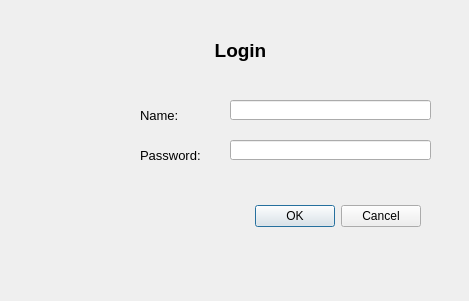
<?xml version="1.0" encoding="UTF-8"?>
<ui version="4.0">
 <class>Dialog</class>
 <widget class="QDialog" name="Dialog">
  <property name="geometry">
   <rect>
    <x>0</x>
    <y>0</y>
    <width>469</width>
    <height>301</height>
   </rect>
  </property>
  <property name="windowTitle">
   <string>Dialog</string>
  </property>
  <widget class="QDialogButtonBox" name="loginButton">
   <property name="geometry">
    <rect>
     <x>80</x>
     <y>200</y>
     <width>341</width>
     <height>32</height>
    </rect>
   </property>
   <property name="sizePolicy">
    <sizepolicy hsizetype="Fixed" vsizetype="Fixed">
     <horstretch>0</horstretch>
     <verstretch>0</verstretch>
    </sizepolicy>
   </property>
   <property name="orientation">
    <enum>Qt::Horizontal</enum>
   </property>
   <property name="standardButtons">
    <set>QDialogButtonBox::Cancel|QDialogButtonBox::Ok</set>
   </property>
  </widget>
  <widget class="QLabel" name="login">
   <property name="geometry">
    <rect>
     <x>110</x>
     <y>20</y>
     <width>261</width>
     <height>61</height>
    </rect>
   </property>
   <property name="text">
    <string>&lt;html&gt;&lt;head/&gt;&lt;body&gt;&lt;p&gt;&lt;span style=&quot; font-size:14pt; font-weight:600;&quot;&gt;Login&lt;/span&gt;&lt;/p&gt;&lt;/body&gt;&lt;/html&gt;</string>
   </property>
   <property name="alignment">
    <set>Qt::AlignCenter</set>
   </property>
  </widget>
  <widget class="QLabel" name="loginName">
   <property name="geometry">
    <rect>
     <x>140</x>
     <y>100</y>
     <width>81</width>
     <height>31</height>
    </rect>
   </property>
   <property name="text">
    <string>&lt;html&gt;&lt;head/&gt;&lt;body&gt;&lt;p&gt;&lt;span style=&quot; font-size:10pt;&quot;&gt;Name:&lt;/span&gt;&lt;/p&gt;&lt;/body&gt;&lt;/html&gt;</string>
   </property>
   <property name="buddy">
    <cstring>loginEditName</cstring>
   </property>
  </widget>
  <widget class="QLabel" name="loginPass">
   <property name="geometry">
    <rect>
     <x>140</x>
     <y>140</y>
     <width>81</width>
     <height>31</height>
    </rect>
   </property>
   <property name="text">
    <string>&lt;html&gt;&lt;head/&gt;&lt;body&gt;&lt;p&gt;&lt;span style=&quot; font-size:10pt;&quot;&gt;Password:&lt;/span&gt;&lt;/p&gt;&lt;/body&gt;&lt;/html&gt;</string>
   </property>
   <property name="buddy">
    <cstring>loginEditPass</cstring>
   </property>
  </widget>
  <widget class="QLineEdit" name="loginEditName">
   <property name="geometry">
    <rect>
     <x>230</x>
     <y>100</y>
     <width>201</width>
     <height>20</height>
    </rect>
   </property>
   <property name="font">
    <font>
     <pointsize>10</pointsize>
    </font>
   </property>
   <property name="maxLength">
    <number>50</number>
   </property>
   <property name="echoMode">
    <enum>QLineEdit::Normal</enum>
   </property>
  </widget>
  <widget class="QLineEdit" name="loginEditPass">
   <property name="geometry">
    <rect>
     <x>230</x>
     <y>140</y>
     <width>201</width>
     <height>20</height>
    </rect>
   </property>
   <property name="font">
    <font>
     <pointsize>10</pointsize>
    </font>
   </property>
   <property name="echoMode">
    <enum>QLineEdit::Password</enum>
   </property>
  </widget>
  <widget class="QLabel" name="loginImg">
   <property name="geometry">
    <rect>
     <x>30</x>
     <y>80</y>
     <width>101</width>
     <height>101</height>
    </rect>
   </property>
   <property name="text">
    <string/>
   </property>
   <property name="pixmap">
    <pixmap resource="images/resources.qrc">:/login.png</pixmap>
   </property>
   <property name="scaledContents">
    <bool>true</bool>
   </property>
  </widget>
 </widget>
 <resources>
  <include location="images/resources.qrc"/>
 </resources>
 <connections>
  <connection>
   <sender>loginButton</sender>
   <signal>accepted()</signal>
   <receiver>Dialog</receiver>
   <slot>accept()</slot>
   <hints>
    <hint type="sourcelabel">
     <x>298</x>
     <y>214</y>
    </hint>
    <hint type="destinationlabel">
     <x>157</x>
     <y>274</y>
    </hint>
   </hints>
  </connection>
  <connection>
   <sender>loginButton</sender>
   <signal>clicked(QAbstractButton*)</signal>
   <receiver>Dialog</receiver>
   <slot>close()</slot>
   <hints>
    <hint type="sourcelabel">
     <x>382</x>
     <y>213</y>
    </hint>
    <hint type="destinationlabel">
     <x>381</x>
     <y>320</y>
    </hint>
   </hints>
  </connection>
 </connections>
</ui>
